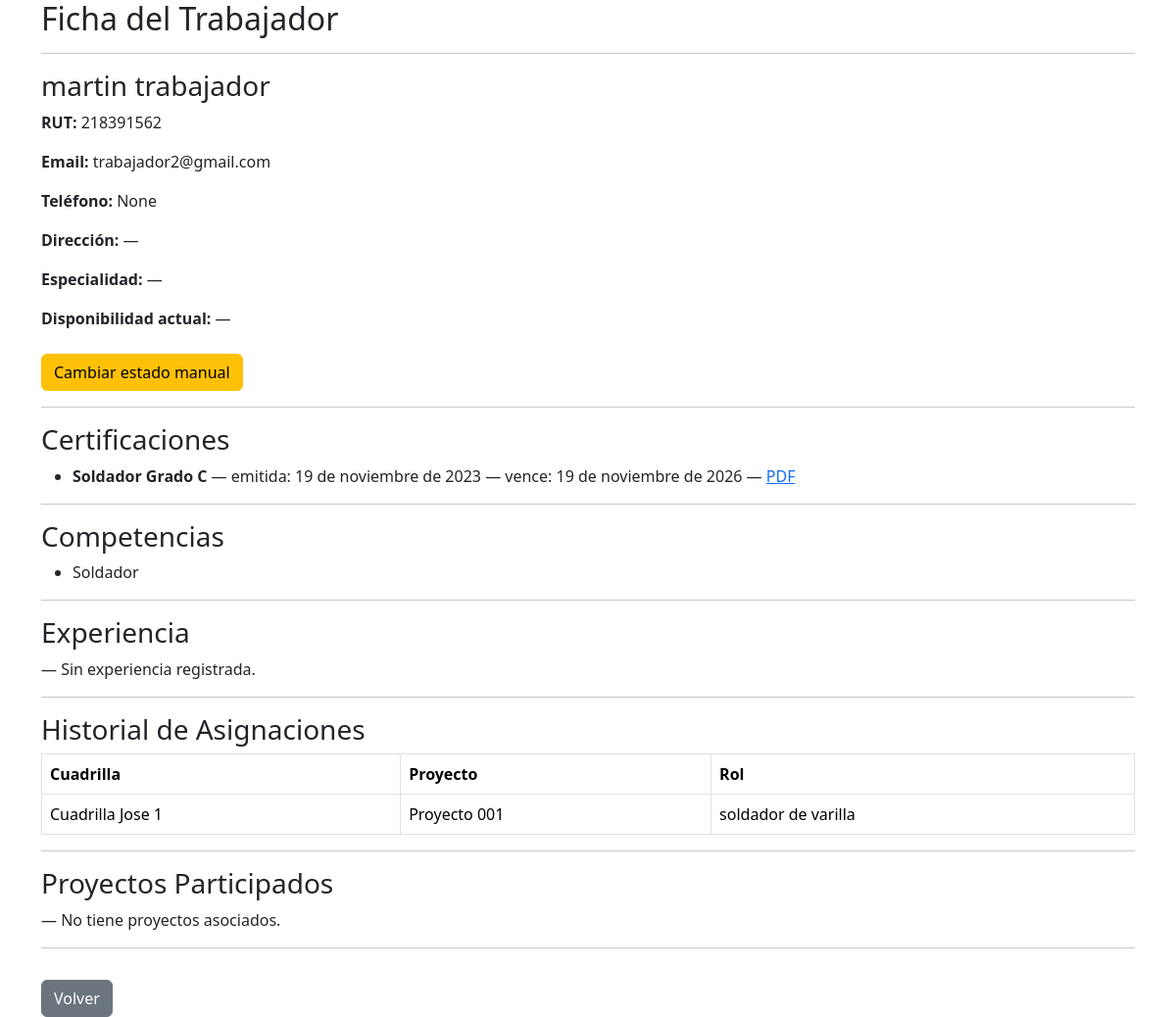
The app's page /personal/trabajador/5/detalle/, older data.
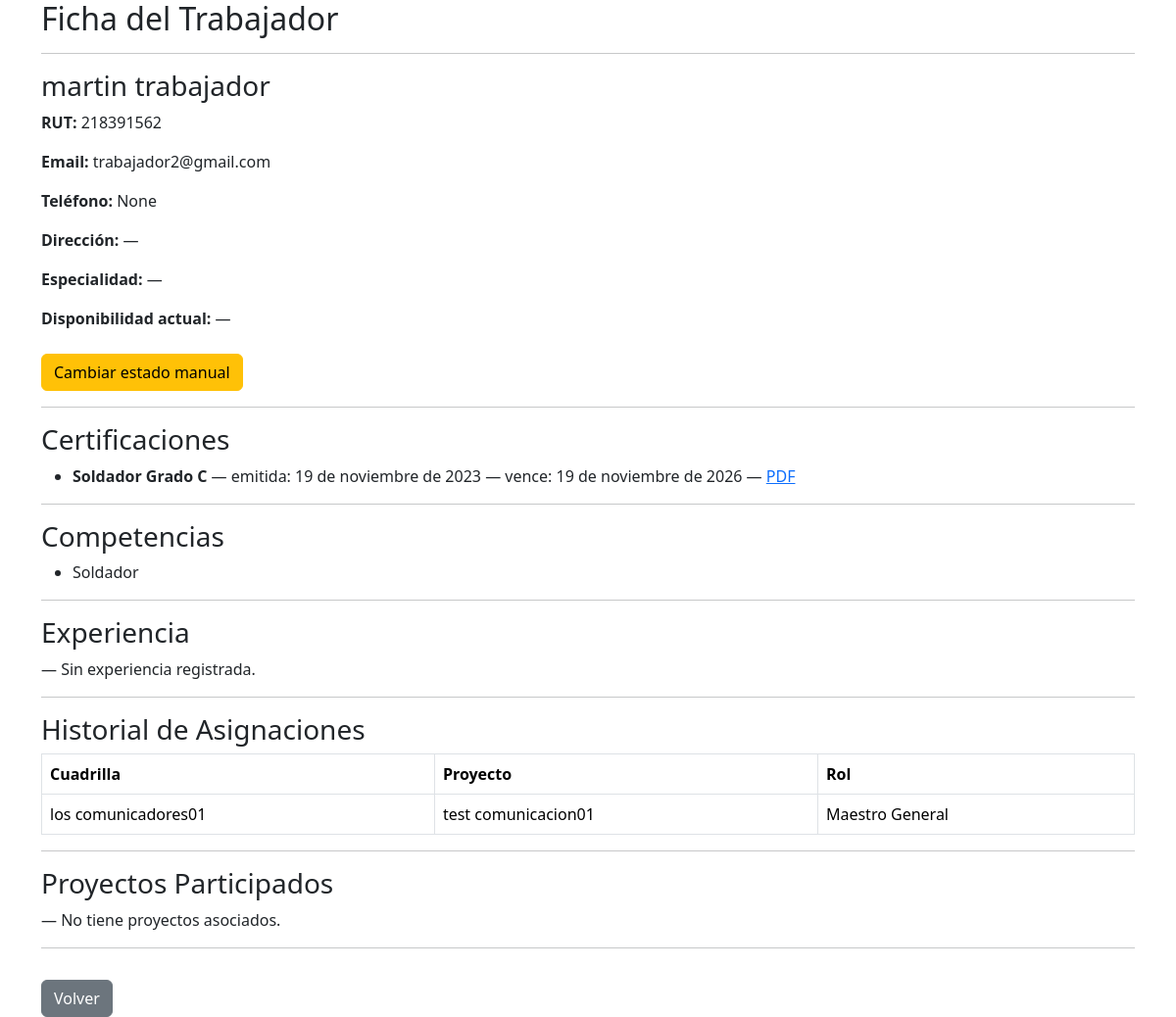
The same page, newer data.
### personal/models.py (models this page shows, shortened)
class CertificacionTrabajador(models.Model):
    trabajador = models.ForeignKey(Trabajador, on_delete=models.CASCADE, related_name='certificaciones_trabajador')
    nombre = models.CharField(max_length=150)
    entidad = models.CharField(max_length=150, blank=True, null=True)
    archivo = models.FileField(upload_to='certificaciones/', blank=True, null=True)
    fecha_emision = models.DateField()
    fecha_expiracion = models.DateField(null=True, blank=True)

class CompetenciaTrabajador(models.Model):
    NIVEL_CHOICES = [
        ('basico', 'Básico'),
        ('intermedio', 'Intermedio'),
        ('avanzado', 'Avanzado'),
        ('experto', 'Experto'),
    ]
    trabajador = models.ForeignKey(Trabajador, on_delete=models.CASCADE, related_name='competencias')
    nombre = models.CharField(max_length=100)
    nivel = models.CharField(max_length=20, choices=NIVEL_CHOICES, default='basico')
    fecha_adquisicion = models.DateField(null=True, blank=True)
    class Meta:
        unique_together = ('trabajador', 'nombre')

class Asignacion(models.Model):
    trabajador = models.ForeignKey(User, on_delete=models.CASCADE)
    cuadrilla = models.ForeignKey(Cuadrilla, on_delete=models.CASCADE, related_name='asignaciones')
    rol = models.ForeignKey(Rol, on_delete=models.SET_NULL, null=True, blank=True)

class Cuadrilla(models.Model):
    nombre = models.CharField(max_length=100)
    proyecto = models.ForeignKey(Proyecto, on_delete=models.CASCADE, related_name='cuadrillas', null=True, blank=True)
    lider = models.ForeignKey(User, on_delete=models.SET_NULL, null=True, blank=True, related_name='cuadrillas_lideradas')

class Rol(models.Model):
    nombre = models.CharField(max_length=50)

### proyectos/models.py (models this page shows, shortened)
class Proyecto(models.Model):
    nombre = models.CharField(max_length=100)
    descripcion = models.TextField(blank=True)
    TIPO_CHOICES = [
        ('construccion', 'Construcción'),
        ('mantenimiento', 'Mantenimiento'),
        ('instalacion', 'Instalación'),
        ('otro', 'Otro'),
    ]
    tipo = models.CharField(max_length=30, choices=TIPO_CHOICES, default='otro')
    COMPLEJIDAD_CHOICES = [
        ('baja', 'Baja'),
        ('media', 'Media'),
        ('alta', 'Alta'),
    ]
    complejidad = models.CharField(max_length=10, choices=COMPLEJIDAD_CHOICES, default='media')
    fecha_inicio = models.DateField()
    fecha_termino = models.DateField(null=True, blank=True)
    jefe = models.ForeignKey(User, on_delete=models.CASCADE, related_name='proyectos')
    activo = models.BooleanField(default=True)

### personal/views.py (the view)
def detalle_trabajador(request, trabajador_id):
    trabajador = get_object_or_404(Trabajador, id=trabajador_id)
    perfil = TrabajadorPerfil.objects.filter(user=trabajador.user).first()
    competencias = CompetenciaTrabajador.objects.filter(trabajador=trabajador)
    certificaciones = CertificacionTrabajador.objects.filter(trabajador=trabajador)
    experiencias = ExperienciaTrabajador.objects.filter(trabajador=trabajador)
    asignaciones = Asignacion.objects.filter(trabajador=trabajador.user)
    if getattr(trabajador, 'manual_override', False):
        disponibilidad = trabajador.estado
    elif perfil:
        disponibilidad = perfil.estado_efectivo
    else:
        disponibilidad = '—'
    return render(request, "detalle_trabajador.html", {
        "trabajador": trabajador,
        "perfil": perfil,
        "competencias": competencias,
        "certificaciones": certificaciones,
        "experiencias": experiencias,
        "asignaciones": asignaciones,
        "disponibilidad": disponibilidad,
    })

### core/context_processors.py (called while the page is built)
def notificaciones_no_leidas(request):
    if request.user.is_authenticated:
        return {
            "notifs_no_leidas": request.user.notificaciones.filter(leida=False).count()
        }
    return {"notifs_no_leidas": 0}

### personal/templates/detalle_trabajador.html (shortened to what this page needs)
{% extends 'base.html' %}
{% load custom_tags %}
{% block content %}
<h2>Ficha del Trabajador</h2>
<hr>
<h3>{{ trabajador.nombre }} {{ trabajador.apellido }}</h3>
<p><strong>RUT:</strong> {{ trabajador.rut }}</p>
<p><strong>Email:</strong> {{ trabajador.email }}</p>
<p><strong>Teléfono:</strong> {{ trabajador.telefono }}</p>
<p><strong>Dirección:</strong> {{ trabajador.direccion|default:"—" }}</p>
<p><strong>Especialidad:</strong> {{ perfil.especialidad|default:"—" }}</p>
<p><strong>Disponibilidad actual:</strong> {{ disponibilidad }}</p>
<a href="{% url 'personal:editar_estado_trabajador' trabajador.id %}" class="btn btn-warning mt-2">
    Cambiar estado manual
</a>
<hr>
<h3>Certificaciones</h3>
{% if certificaciones %}
<ul>
    {% for c in certificaciones %}
        <li>
            <strong>{{ c.nombre }}</strong>
            — emitida: {{ c.fecha_emision }}
            {% if c.fecha_expiracion %} — vence: {{ c.fecha_expiracion }}{% endif %}
            {% if c.archivo %}
                — <a href="{{ c.archivo.url }}" target="_blank">PDF</a>
            {% endif %}
        </li>
    {% endfor %}
</ul>
{% else %}
<p>— No tiene certificaciones registradas.</p>
{% endif %}
<hr>
<h3>Competencias</h3>
{% if competencias %}
<ul>
    {% for comp in competencias %}
        <li>
            {{ comp.nombre }}
        </li>
    {% endfor %}
</ul>
{% else %}
<p>— No tiene competencias registradas.</p>
{% endif %}
<hr>
<h3>Experiencia</h3>
{% if experiencias %}
<ul>
    {% for exp in experiencias %}
        <li>
            {% if exp.proyecto %}
                Proyecto interno: {{ exp.proyecto.nombre }} — {{ exp.calificacion }}
            {% else %}
                Externo: {{ exp.proyecto_externo }} ({{ exp.empresa_externa }}) — {{ exp.calificacion }}
            {% endif %}
        </li>
    {% endfor %}
</ul>
{% else %}
<p>— Sin experiencia registrada.</p>
{% endif %}
<hr>
<h3>Historial de Asignaciones</h3>
{% if asignaciones %}
<table class="table table-bordered">
    <tr>
        <th>Cuadrilla</th>
        <th>Proyecto</th>
        <th>Rol</th>
    </tr>
    {% for a in asignaciones %}
    <tr>
        <td>{{ a.cuadrilla.nombre }}</td>
        <td>
            {% if a.cuadrilla.proyecto %}
                {{ a.cuadrilla.proyecto.nombre }}
            {% else %}
                —
            {% endif %}
        </td>
        <td>
            {% if a.rol %}
                {{ a.rol.nombre }}
            {% else %}
                Sin rol
            {% endif %}
        </td>
    </tr>
    {% endfor %}
</table>
{% else %}
<p>No tiene asignaciones en cuadrillas.</p>
{% endif %}
<hr>
<h3>Proyectos Participados</h3>
{% if proyectos %}
<ul>
    {% for p in proyectos %}
        <li>{{ p.nombre }}</li>
    {% endfor %}
</ul>
{% else %}
<p>— No tiene proyectos asociados.</p>
{% endif %}
<hr>
<a href="{% url 'proyectos:panel' %}" class="btn btn-secondary mt-3">Volver</a>
{% endblock %}

Row changes from the older to the newer data that the page shows:
removed Asignacion: cuadrilla.nombre "Cuadrilla Jose 1", cuadrilla.proyecto.nombre "Proyecto 001", rol.nombre "soldador de varilla"
added Asignacion: cuadrilla.nombre "los comunicadores01", cuadrilla.proyecto.nombre "test comunicacion01", rol.nombre "Maestro General"
